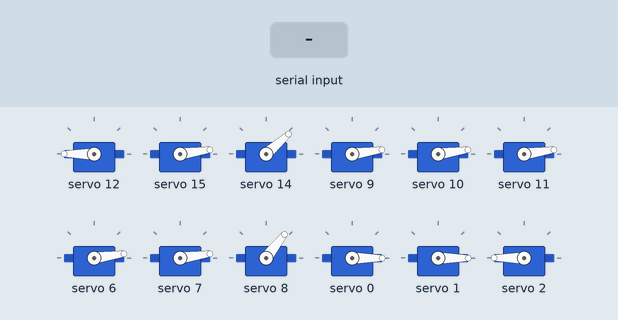
Simulated run of this sketch. Board: Arduino Uno, built with avr-gcc and run on an emulated ATmega328P. On the bench: 12 × servo. The test bench sets the inputs (shaded band). What the sketch prints to the serial monitor is not drawn.

Above: at 2.6 s.
2.7 s: "90,45\n" received over Serial
At 3.6 s:
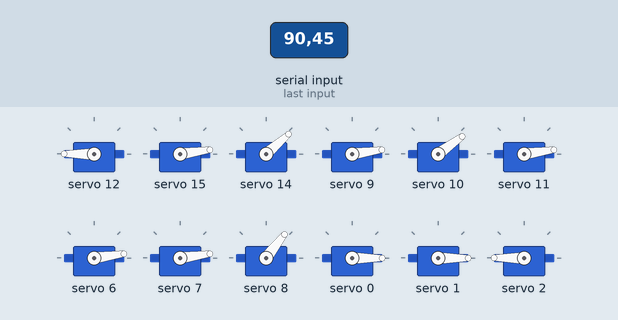
4.2 s: "30,150\n" received over Serial
At 4.8 s:
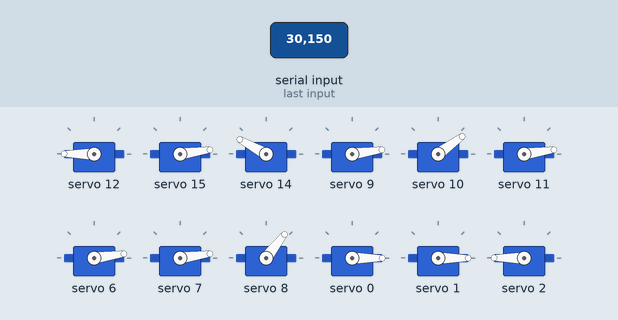
5.7 s: "1,90\n" received over Serial
At 7.1 s:
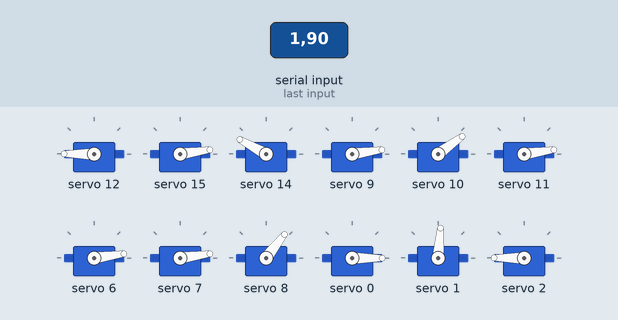
Timing chart, 0 to 8.7 s (numbered marks = the images above; inputs shaded):
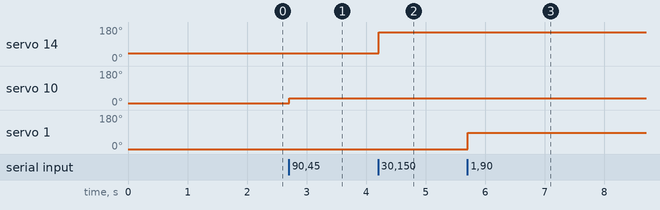

Measured:
- after the input at 2.7 s, servo 10: 8° → 36° at once
- after the input at 4.2 s, servo 14: 41° → 151° at once
- after the input at 5.7 s, servo 1: 0° → 85° at once

The sketch:

servo_tester.ino
```cpp
#include <Wire.h>
#include <Adafruit_PWMServoDriver.h>

Adafruit_PWMServoDriver pwm = Adafruit_PWMServoDriver();

#define SERVOMIN  100  // Min pulse length count (~0°)
#define SERVOMAX  600  // Max pulse length count (~180°)

void setup() {
  Serial.begin(9600);
  Serial.println("PCA9685 Servo Angle Control");
  Serial.println("Enter as: channel,angle  (e.g., 0,90)");

  pwm.begin();
  pwm.setPWMFreq(60);   // 50–60 Hz for most analog servos
  delay(10);

  //INIT TO 0 pos


  //THUMB
  setServoAngle(12, 180); //BASE (180-20)
  delay(100);
  setServoAngle(15, 20); //ROLL (20-80)
  delay(100);
  setServoAngle(14, 50); //SPLAY (50-160)
  delay(100);

  //INDEX
  setServoAngle(9, 20); //BASE (20-90)
  delay(100);
  setServoAngle(10, 20); //TIP (20-180)
  delay(100);
  setServoAngle(11, 20); //SPLAY (20-40)
  delay(100);

  //MIDDLE
  setServoAngle(6, 20); //BASE (10-90)
  delay(100);
  setServoAngle(7, 20); //TIP (20-150)
  delay(100);
  setServoAngle(8, 60); //SPLAY (60-80)
  delay(100);


  //RING
  setServoAngle(0, 10); //BASE (10-180)
  delay(100);
  setServoAngle(1, 10); //TIP
  delay(100);
  setServoAngle(2, 180); //SPLAY (180-110)
  delay(100);

  //PINKY
  setServoAngle(3, 20); //BASE (20,90)
  delay(100);
  setServoAngle(4, 20); //TIP (20-150)
  delay(100);
  setServoAngle(5, 10); //SPLAY (10-60)
}

// Function to move a servo on a specific channel to a specific angle
void setServoAngle(uint8_t channel, int angle) {
  angle = constrain(angle, 0, 180);  // keep within valid range
  uint16_t pulselen = map(angle, 0, 180, SERVOMIN, SERVOMAX);
  pwm.setPWM(channel, 0, pulselen);

  Serial.print("Channel ");
  Serial.print(channel);
  Serial.print(" → Angle: ");
  Serial.print(angle);
  Serial.print("° (Pulse ");
  Serial.print(pulselen);
  Serial.println(")");


}

void loop() {
  // Check if serial data is available
  if (Serial.available()) {
    String input = Serial.readStringUntil('\n');  // read a line
    input.trim();  // remove whitespace/newline

    // Find the comma position
    int commaIndex = input.indexOf(',');

    if (commaIndex > 0) {
      // Extract channel and angle
      int channel = input.substring(0, commaIndex).toInt();
      int angle = input.substring(commaIndex + 1).toInt();

      // Set the servo angle
      setServoAngle(channel, angle);
    } else {
      Serial.println("Invalid input. Use format: channel,angle (e.g., 2,120)");
    }
  }
}
```
